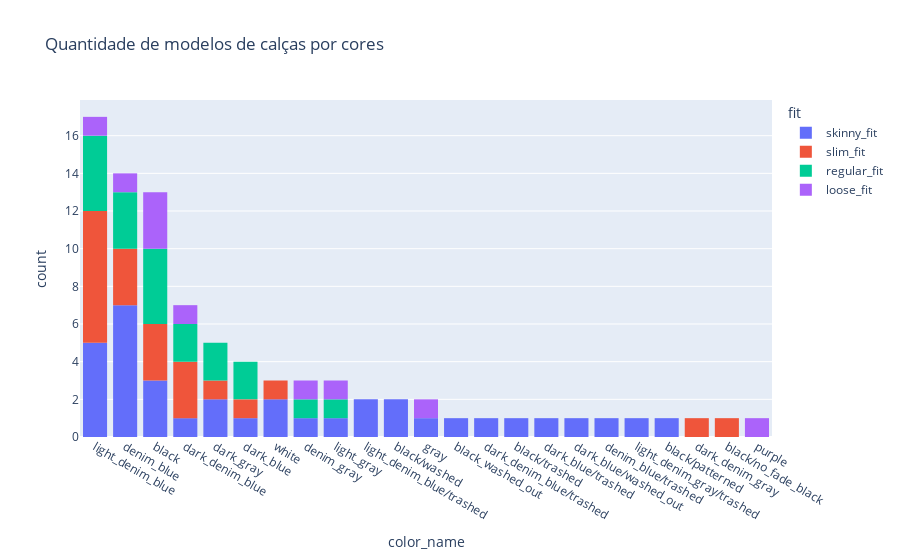

This figure's notebook cell:
### Code cell
# Quantidade de modelos de calças por cores
fig = px.histogram(df01.drop_duplicates(subset = 'product_id'), x="color_name", color="fit", title = "Quantidade de modelos de calças por cores").update_xaxes(categoryorder='total descending')
fig.show()

### Figure 1 — Plotly figure (JSON) as saved in the notebook; plotly's stock layout.template omitted (floating-point values rounded to 4 significant figures)
{"data": [{"alignmentgroup": "True", "bingroup": "x", "hovertemplate": "fit=skinny_fit<br>color_name=%{x}<br>count=%{y}<extra></extra>", "legendgroup": "skinny_fit", "marker": {"color": "#636efa", "pattern": {"shape": ""}}, "name": "skinny_fit", "offsetgroup": "skinny_fit", "orientation": "v", "showlegend": true, "type": "histogram", "x": ["light_denim_blue/trashed", "light_denim_blue/trashed", "denim_blue", "black/washed", "light_denim_blue", "black_washed_out", "white", "black/washed", "dark_denim_blue/trashed", "black/trashed", "dark_blue/trashed", "dark_blue/washed_out", "denim_blue/trashed", "black", "denim_gray", "light_denim_gray/trashed", "gray", "light_denim_blue", "denim_blue", "light_denim_blue", "black/patterned", "denim_blue", "black", "denim_blue", "dark_gray", "light_denim_blue", "dark_blue", "dark_denim_blue", "denim_blue", "dark_gray", "denim_blue", "light_denim_blue", "black", "denim_blue", "white", "light_gray"], "xaxis": "x", "yaxis": "y"}, {"alignmentgroup": "True", "bingroup": "x", "hovertemplate": "fit=slim_fit<br>color_name=%{x}<br>count=%{y}<extra></extra>", "legendgroup": "slim_fit", "marker": {"color": "#EF553B", "pattern": {"shape": ""}}, "name": "slim_fit", "offsetgroup": "slim_fit", "orientation": "v", "showlegend": true, "type": "histogram", "x": ["black", "light_denim_blue", "light_denim_blue", "denim_blue", "dark_blue", "dark_denim_blue", "dark_gray", "white", "dark_denim_blue", "black", "light_denim_blue", "light_denim_blue", "dark_denim_gray", "denim_blue", "black", "dark_denim_blue", "black/no_fade_black", "light_denim_blue", "light_denim_blue", "denim_blue", "light_denim_blue"], "xaxis": "x", "yaxis": "y"}, {"alignmentgroup": "True", "bingroup": "x", "hovertemplate": "fit=regular_fit<br>color_name=%{x}<br>count=%{y}<extra></extra>", "legendgroup": "regular_fit", "marker": {"color": "#00cc96", "pattern": {"shape": ""}}, "name": "regular_fit", "offsetgroup": "regular_fit", "orientation": "v", "showlegend": true, "type": "histogram", "x": ["black", "light_denim_blue", "denim_blue", "dark_gray", "dark_blue", "dark_denim_blue", "light_gray", "light_denim_blue", "black", "light_denim_blue", "denim_blue", "dark_denim_blue", "black", "dark_gray", "dark_blue", "black", "light_denim_blue", "denim_gray", "denim_blue"], "xaxis": "x", "yaxis": "y"}, {"alignmentgroup": "True", "bingroup": "x", "hovertemplate": "fit=loose_fit<br>color_name=%{x}<br>count=%{y}<extra></extra>", "legendgroup": "loose_fit", "marker": {"color": "#ab63fa", "pattern": {"shape": ""}}, "name": "loose_fit", "offsetgroup": "loose_fit", "orientation": "v", "showlegend": true, "type": "histogram", "x": ["light_denim_blue", "denim_blue", "black", "light_gray", "gray", "black", "purple", "black", "denim_gray", "dark_denim_blue"], "xaxis": "x", "yaxis": "y"}], "layout": {"barmode": "relative", "legend": {"title": {"text": "fit"}, "tracegroupgap": 0}, "title": {"text": "Quantidade de modelos de calças por cores"}, "xaxis": {"anchor": "y", "categoryorder": "total descending", "domain": [0, 1], "title": {"text": "color_name"}}, "yaxis": {"anchor": "x", "domain": [0, 1], "title": {"text": "count"}}}}
